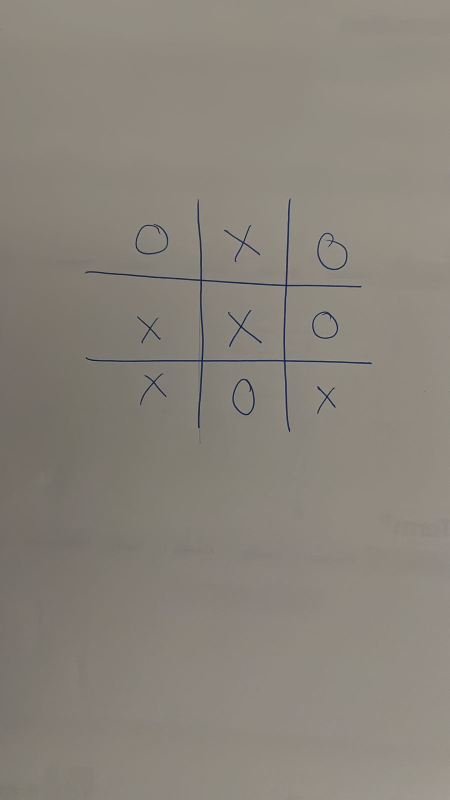
#> input picture test1.jpg, 900 x 1600 px (shown at 1/2 size)
$ python corner.py
#> lines starting #> are read from the running program, lines starting #| are printed output that depends on the picture; after the words box and inside, x2 and y2 are one past the last pixel; in counts of white or black regions, pixels touching at a corner belong together
import cv2 as cv
import numpy as np

# Reading an image
img = cv.imread('test1.jpg')
#> img is the input picture: shape (1600, 900, 3); mean B, G, R 123, 132.1, 137.8
cv.imshow("TicTacToe",img)

gray= cv.cvtColor(img,cv.COLOR_BGR2GRAY)
# cv.imshow("Gray",gray)
gray =np.float32(gray)
dst = cv.cornerHarris(src=gray,blockSize=2,ksize=3,k=0.04)
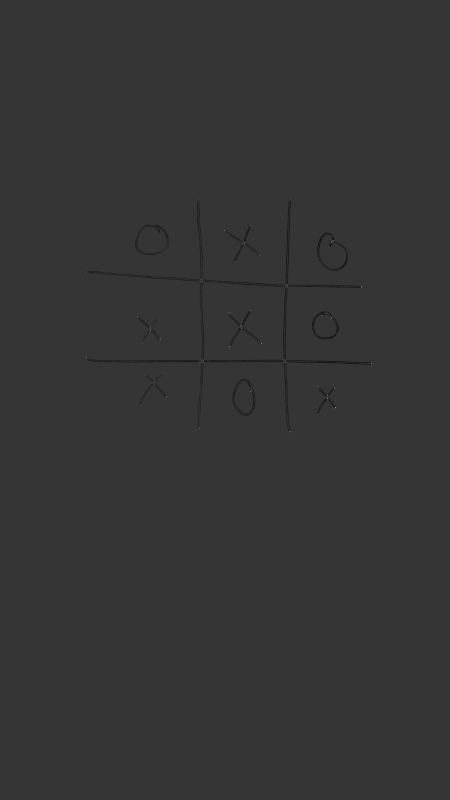
#> dst: shape (1600, 900) float32 (shown at 1/2 size); min -6417142, max 24085078, mean -21211.4; drawn with min black and max white
dst = cv.dilate(dst,None)
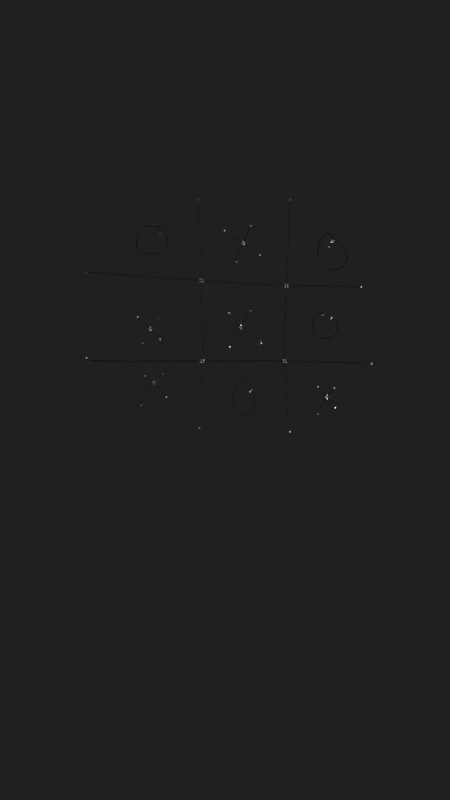
#> dst: shape (1600, 900) float32 (shown at 1/2 size); min -3469003, max 24085078, mean 1708.4; drawn with min black and max white
img[dst>0.01*dst.max()]=[255,0,0]
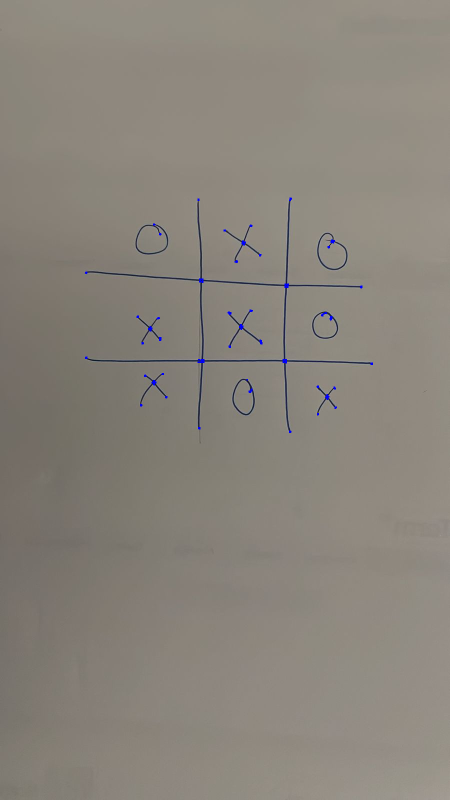
#> img: shape (1600, 900, 3) (shown at 1/2 size); 0.11% of pixels changed, all inside (x1, y1, x2, y2) = (170, 395, 746, 866)
resized = cv.resize(img,(500,500),interpolation=cv.INTER_AREA)
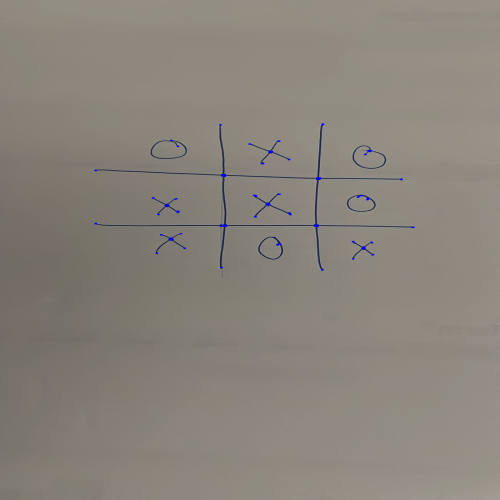
#> resized: shape (500, 500, 3); mean B, G, R 123.1, 132, 137.7
cv.imshow("Corner detection",resized)

# PROBLEM: all unnecessary corners are also detected

cv.waitKey(0)
